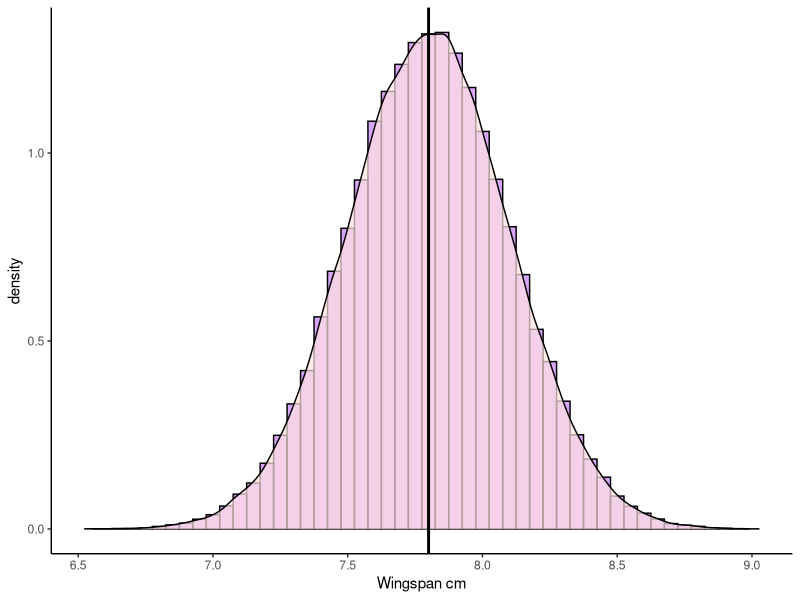
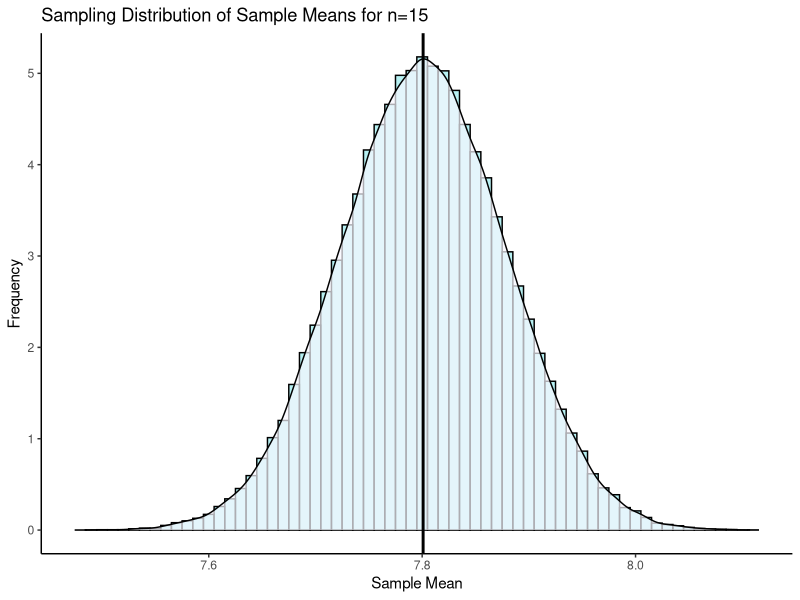

The R source for these figures, in order:
## ---- chunk 1
x <- rnorm(100000, mean = 7.8, sd = 0.3)
library(tidyverse)
p1 <- ggplot(data.frame(vals=x),aes(vals))+
  geom_histogram(aes(y = ..density..), color = "black", fill = "purple", alpha=.4, binwidth = 0.05) + 
  geom_density(alpha = 0.7, fill = "mistyrose") + 
  theme_classic() +
  xlab("Wingspan cm")+
  geom_vline(xintercept = 7.8, color='black',lwd=1)
p1
## ---- chunk 2
set.seed(1)
samp1 <- sample(x, size = 15, replace = T)
samp1
mean(samp1)
## ---- chunk 3

samp2 <- sample(x, size = 15, replace = T)
samp2
mean(samp2)
## ---- chunk 4
#get sample means for sampling distribution
results<-vector('list',100000)
for(i in 1:100000){
results[[i]]  <- mean(sample(x, 15, replace = T))  
}

res <- unlist(results)

p2 <- ggplot(data.frame(res), aes(x = res)) + 
  geom_histogram(aes(y = ..density..), color = "black", fill = "#4adbe0", alpha=.4, binwidth = 0.01) + 
  geom_density(alpha = 0.7, fill = "ghostwhite") + 
  theme_classic() +
  xlab("Sample Mean") +
  ylab("Frequency") +
  ggtitle("Sampling Distribution of Sample Means for n=15") +
  geom_vline(xintercept = mean(res), lwd=1)

p2
## ---- chunk 5
0.3 / sqrt(15)
## ---- chunk 6
qnorm(c(0.025, 0.975)) # get the values of z that are the boundaries of 2.5% to the left, and 97.5% to the left.
## ---- chunk 7
7.8 +  (1.96 * 0.077)

7.8 -  (1.96 * 0.077)
## ---- chunk 8
samp1
mean(samp1)
## ---- chunk 9
x_bar <- mean(samp1)  # sample mean = 7.72
x_bar

n <- length(samp1)  # sample size =  n = 15
n

sigma <- 0.3  # the pop SD given in the example

sem <- sigma/sqrt(n) # standard error of the mean (SD of sampling distribution)
sem

z <- 1.96  # the value of 'z' we need to get the middle 95% of the distribution
## ---- chunk 10
# margin of error
z * sem

# upper bound of confidence interval
x_bar + (z * sem)


# lower bound of confidence interval
x_bar - (z * sem)

## ---- chunk 11
mean(samp2)
## ---- chunk 12
# upper bound of confidence interval
7.95 + (z * sem)


# lower bound of confidence interval
7.95 - (z * sem)

## ---- chunk 13

qnorm(.9)# for 80% CI

qnorm(.95)# for 90% CI

qnorm(.975)# for 95% CI

qnorm(.995)# for 99% CI

## ---- chunk 14
#margin of error
1.281552 * sem

# upper bound of confidence interval
x_bar + (1.281552 * sem)


# lower bound of confidence interval
x_bar - (1.281552 * sem)

## ---- chunk 15
samp1
sd(samp1)

## ---- chunk 16
qt(p = 0.975, df = 14)
## ---- chunk 17

#standard error
sem1 <- sd(samp1)/sqrt(15)
sem1

# upper bound of confidence interval
7.72 + (2.144787 * sem1)


# lower bound of confidence interval
7.72 - (2.144787 * sem1)


## ---- chunk 18
#standard error
sem2 <- sd(samp2)/sqrt(15)
sem2

# upper bound of confidence interval
7.95 + (2.144787 * sem2)


# lower bound of confidence interval
7.95 - (2.144787 * sem2)
## ---- chunk 19
1.96 * (10/sqrt(10))


1.96 * (10/sqrt(30))

## ---- chunk 20
qt(.975, df = 9)
qt(.975, df = 19)
qt(.975, df = 29)
## ---- chunk 21
qt(0.90, df=24)

## ---- chunk 22
15.52 + (1.32 * (3.3 / sqrt(25)))
15.52 - (1.32 * (3.3 / sqrt(25)))

## ---- chunk 23
# 99% CI, n = 20
qt(.995, df = 19)


# 90% CI, n = 12
qt(.95, df = 11)


# 99.9% CI, n = 35
qt(.9995, df = 34)

